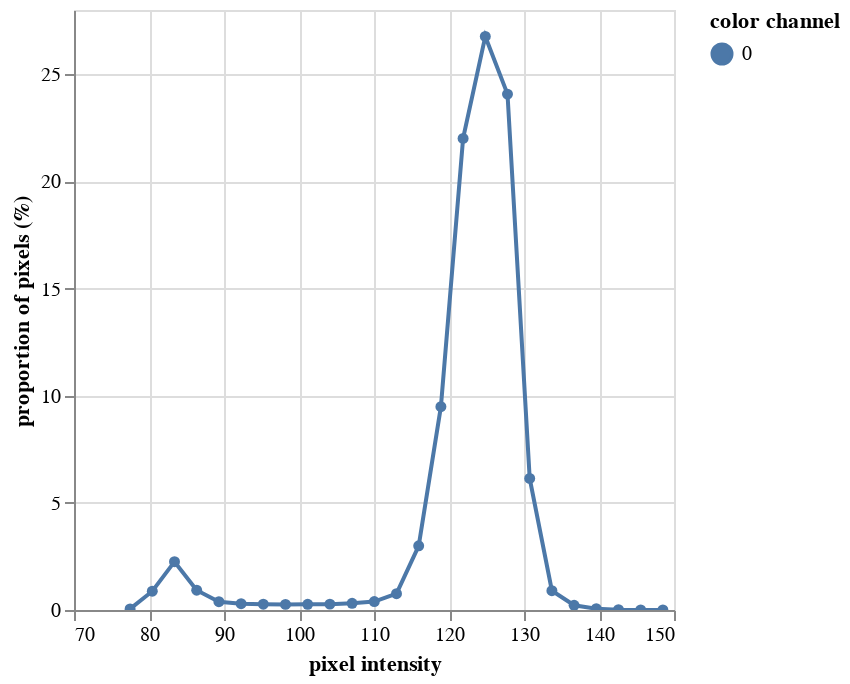
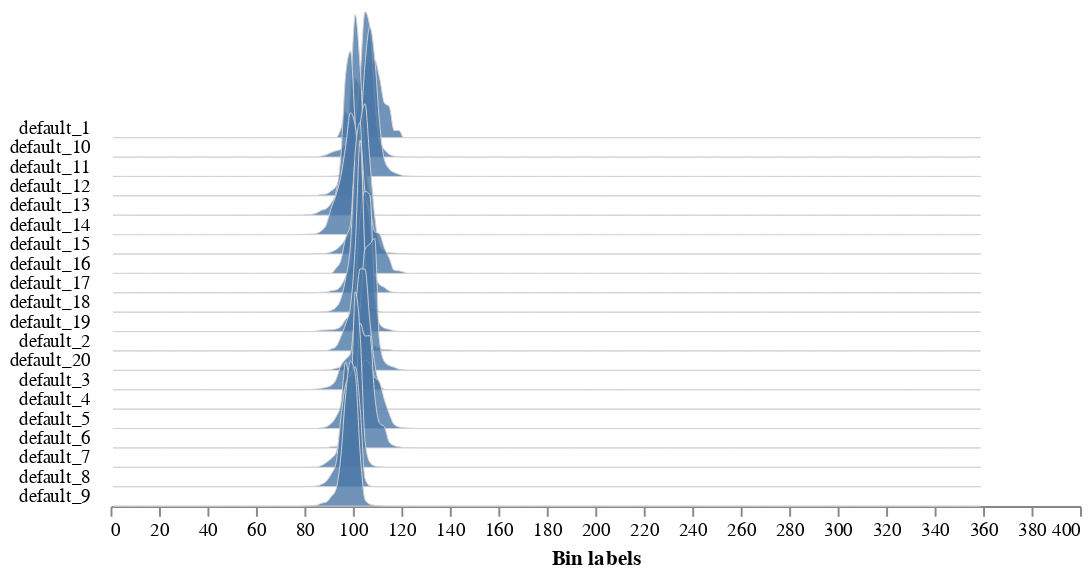

The code cell stored with these charts, in order, in its notebook:
### Code cell
#plantcv-tutorial-arabidopsis-tray  index.ipynb
#Arabidopsis Multi-Plant Tutorial
#This is a fully-functioning workflow that demonstrates how to analyze the shape, size, and color of individual arabidopsis plants grown in a tray. Similar methods will work for other plant species imaged in this layout until the plants grow large enough to obscure each other.

#Section 1: Importing Image and Libraries
# Set the notebook display method
%matplotlib notebook
# Import libraries
from plantcv import plantcv as pcv 
from plantcv.parallel import WorkflowInputs
#Input/Ouput variables
#Using this while developing a workflow in Jupyter makes it easier to convert the workflow to a script later.

# Input/output options
args = WorkflowInputs(
    images=["arabidopsis_tray.jpg"],    
    names="image1",
    result="arabidopsis_results",
    outdir=".",
    writeimg=True,
    debug="plot",
    sample_label="genotype"
    )
# Set debug to the global parameter 
pcv.params.debug = args.debug

# Set plotting size (default = 100)
pcv.params.dpi = 100

# Increase text size and thickness to make labels clearer
# (size may need to be altered based on original image size)
pcv.params.text_size = 10
pcv.params.text_thickness = 20
#Read the input image
# Inputs:
#   filename = Image file to be read in 
#   mode     = How to read in the image; either 'native' (default), 
#              'rgb', 'gray', 'csv', or 'envi'
img, path, filename = pcv.readimage(filename=args.image1)

#Section 2: Segmenting plant from background and identifying plant object(s)
#Visualize colorspaces
#The visualization tool converts the color image into HSV and LAB colorspaces and displays the grayscale channels in a matrix so that they can be visualized simultaneously. The idea is to select a channel that maximizes the difference between the plant and the background pixels.

# Inputs:
#   rbg_img = original image
#   original_img = whether to includ the RGB image in the display: 
#                  True (default) or False
colorspaces = pcv.visualize.colorspaces(rgb_img=img, original_img=False)

#Convert the color image to grayscale
#Converts the input color image into the LAB colorspace and returns the A (green-magenta) channel as a grayscale image.

# Inputs:
#   rbg_img = original image
#   channel = desired colorspace ('l', 'a', or 'b')
a = pcv.rgb2gray_lab(rgb_img=img, channel='a')

#Visualize the distribution of grayscale values
#A histogram can be used to visualize the distribution of values in an image. The histogram can aid in the selection of a threshold value. This is NOT helpful in parallel, only while building a workflow.

#For this image, the large peak between 100-140 are from the brighter background pixels. The smaller peak between 80-90 are the darker plant pixels.

hist = pcv.visualize.histogram(img=a, bins=25)
#Threshold the grayscale image
#Use a threshold function (binary in this case) to segment the grayscale image into plant (white) and background (black) pixels. Using the histogram above, a threshold point between 90-110 will segment the plant and background peaks. Because the plants are the darker pixels in this image, use object_type="dark" to do an inverse threshold.

a_thresh = pcv.threshold.binary(gray_img=a, threshold=100, object_type='dark')

#Remove small background noise
#Thresholding mostly labeled plant pixels white but also labeled small regions of the background white. The fill function removes "salt" noise from the background by filtering white regions by size.

a_fill = pcv.fill(bin_img=a_thresh, size=200)

#Section 3: Define a region of interest for each plant
#Use the automatic grid detection tool to define a region of interest (ROI) for each pot in the tray. Each ROI will be associated with a plant later. The ROIs do not need to completely contain a whole plant but must only overlap a single plant each.

rois = pcv.roi.auto_grid(mask=a_fill, nrows=4, ncols=5, img=img)

#Section 4: Create a labeled mask
#In order to measure each plant separately, rather than as one object of disconnected blobs, we must create a labeled masked where each plant has a specific pixel value even in the case of disconnected leaves in the binary mask.

# Create a labeled mask, this function works very similarly to the roi.filter step above 
labeled_mask, num_plants = pcv.create_labels(mask=a_fill, rois=rois, roi_type="partial")

#Section 5: Measure each plant
shape_img = pcv.analyze.size(img=img, labeled_mask=labeled_mask, n_labels=20)

shape_img = pcv.analyze.color(rgb_img=img, labeled_mask=labeled_mask, n_labels=20, colorspaces="HSV")

### Figure 1 — Vega-Lite specification as saved in the notebook (floating-point values rounded to 4 significant figures)
{"config": {"view": {"continuousWidth": 300, "continuousHeight": 300}}, "data": {"name": "data-a03c34df383aac4cf5267aaab8ff0985"}, "mark": {"type": "line", "point": true}, "encoding": {"color": {"field": "color channel", "type": "nominal"}, "tooltip": [{"field": "pixel intensity", "type": "quantitative"}, {"field": "proportion of pixels (%)", "type": "quantitative"}], "x": {"field": "pixel intensity", "type": "quantitative"}, "y": {"field": "proportion of pixels (%)", "type": "quantitative"}}, "params": [{"name": "param_1", "select": {"type": "interval", "encodings": ["x", "y"]}, "bind": "scales"}], "$schema": "https://vega.github.io/schema/vega-lite/v5.16.3.json", "datasets": {"data-a03c34df383aac4cf5267aaab8ff0985": [{"pixel intensity": 77.48, "proportion of pixels (%)": 0.04979, "hist_count": 2509, "color channel": "0"}, {"pixel intensity": 80.44, "proportion of pixels (%)": 0.8777, "hist_count": 44225, "color channel": "0"}, {"pixel intensity": 83.4, "proportion of pixels (%)": 2.256, "hist_count": 113655, "color channel": "0"}, {"pixel intensity": 86.36, "proportion of pixels (%)": 0.9251, "hist_count": 46614, "color channel": "0"}, {"pixel intensity": 89.32, "proportion of pixels (%)": 0.3859, "hist_count": 19443, "color channel": "0"}, {"pixel intensity": 92.28, "proportion of pixels (%)": 0.2941, "hist_count": 14819, "color channel": "0"}, {"pixel intensity": 95.24, "proportion of pixels (%)": 0.273, "hist_count": 13757, "color channel": "0"}, {"pixel intensity": 98.2, "proportion of pixels (%)": 0.2618, "hist_count": 13193, "color channel": "0"}, {"pixel intensity": 101.2, "proportion of pixels (%)": 0.2678, "hist_count": 13493, "color channel": "0"}, {"pixel intensity": 104.1, "proportion of pixels (%)": 0.2733, "hist_count": 13772, "color channel": "0"}, {"pixel intensity": 107.1, "proportion of pixels (%)": 0.3106, "hist_count": 15651, "color channel": "0"}, {"pixel intensity": 110.0, "proportion of pixels (%)": 0.3948, "hist_count": 19894, "color channel": "0"}, {"pixel intensity": 113.0, "proportion of pixels (%)": 0.7599, "hist_count": 38292, "color channel": "0"}, {"pixel intensity": 116.0, "proportion of pixels (%)": 2.995, "hist_count": 150927, "color channel": "0"}, {"pixel intensity": 118.9, "proportion of pixels (%)": 9.488, "hist_count": 478103, "color channel": "0"}, {"pixel intensity": 121.9, "proportion of pixels (%)": 22.01, "hist_count": 1108975, "color channel": "0"}, {"pixel intensity": 124.8, "proportion of pixels (%)": 26.77, "hist_count": 1348715, "color channel": "0"}, {"pixel intensity": 127.8, "proportion of pixels (%)": 24.07, "hist_count": 1213100, "color channel": "0"}, {"pixel intensity": 130.8, "proportion of pixels (%)": 6.138, "hist_count": 309305, "color channel": "0"}, {"pixel intensity": 133.7, "proportion of pixels (%)": 0.8988, "hist_count": 45287, "color channel": "0"}, {"pixel intensity": 136.7, "proportion of pixels (%)": 0.221, "hist_count": 11134, "color channel": "0"}, {"pixel intensity": 139.6, "proportion of pixels (%)": 0.05954, "hist_count": 3000, "color channel": "0"}, {"pixel intensity": 142.6, "proportion of pixels (%)": 0.01532, "hist_count": 772, "color channel": "0"}, {"pixel intensity": 145.6, "proportion of pixels (%)": 0.003691, "hist_count": 186, "color channel": "0"}, {"pixel intensity": 148.5, "proportion of pixels (%)": 0.0005358, "hist_count": 27, "color channel": "0"}]}}

### Figure 2 — Vega-Lite specification as saved in the notebook (floating-point values rounded to 4 significant figures; data arrays with more than 128 entries replaced by an {"elided": "..."} marker saying what was removed)
{"config": {"view": {"continuousWidth": 300, "continuousHeight": 300, "stroke": null}, "axis": {"grid": false}, "facet": {"columns": 1, "spacing": 0}, "title": {"anchor": "end"}}, "data": {"name": "data-3b4662c370cc456ea080f8aec800b216"}, "facet": {"field": "sample", "header": {"labelAngle": 0, "labelAlign": "left", "labelOrient": "left"}, "title": null, "type": "nominal"}, "spec": {"mark": {"type": "area", "fillOpacity": 0.8, "interpolate": "monotone", "stroke": "lightgray", "strokeWidth": 0.5}, "encoding": {"x": {"field": "label", "title": "Bin labels", "type": "quantitative"}, "y": {"axis": null, "field": "value", "scale": {"range": [10, -100]}, "type": "quantitative"}}, "height": 10, "width": 500}, "bounds": "flush", "$schema": "https://vega.github.io/schema/vega-lite/v5.16.3.json", "datasets": {"data-3b4662c370cc456ea080f8aec800b216": {"elided": "3600 records"}}}
